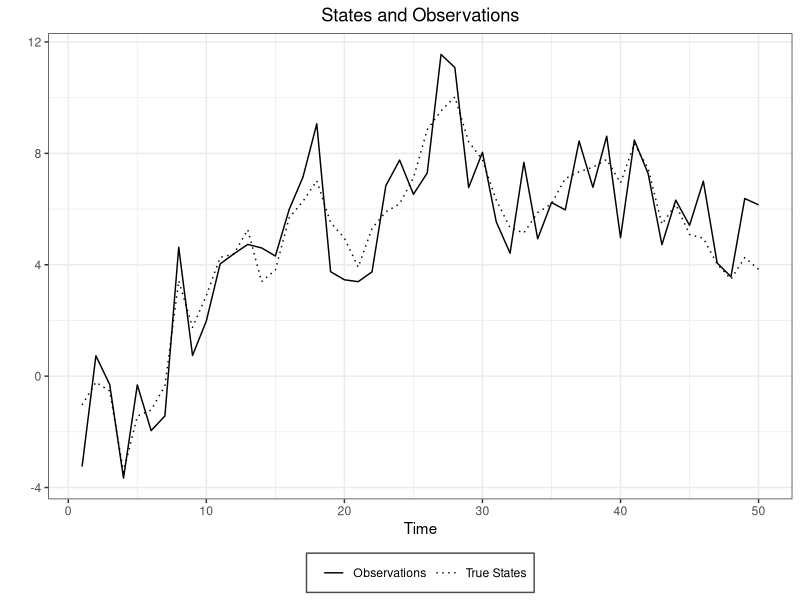
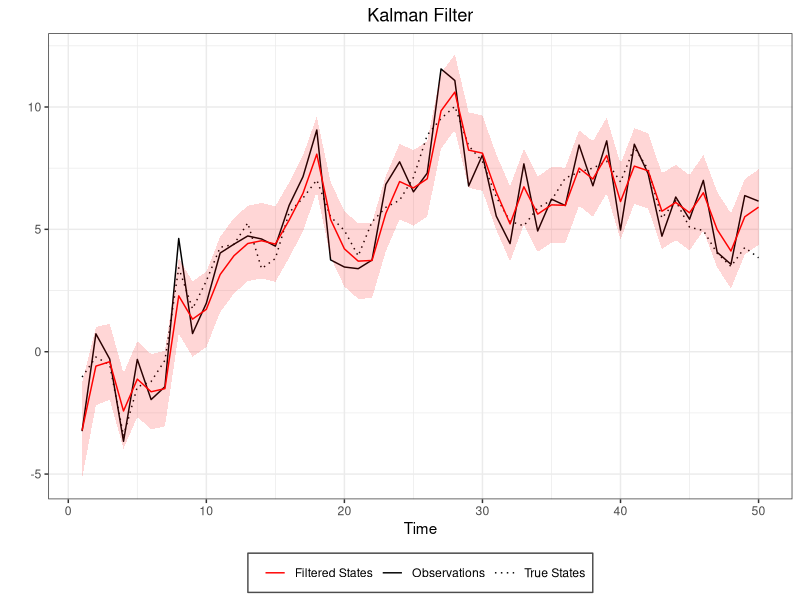
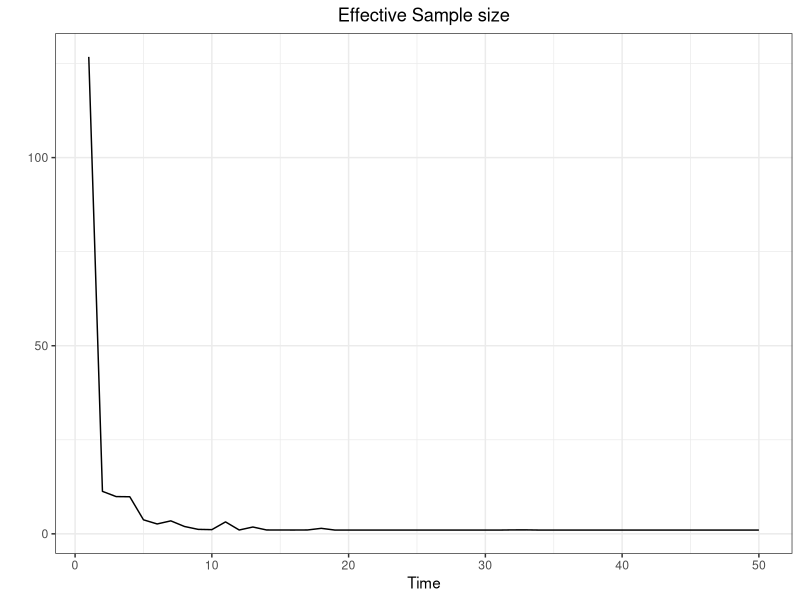
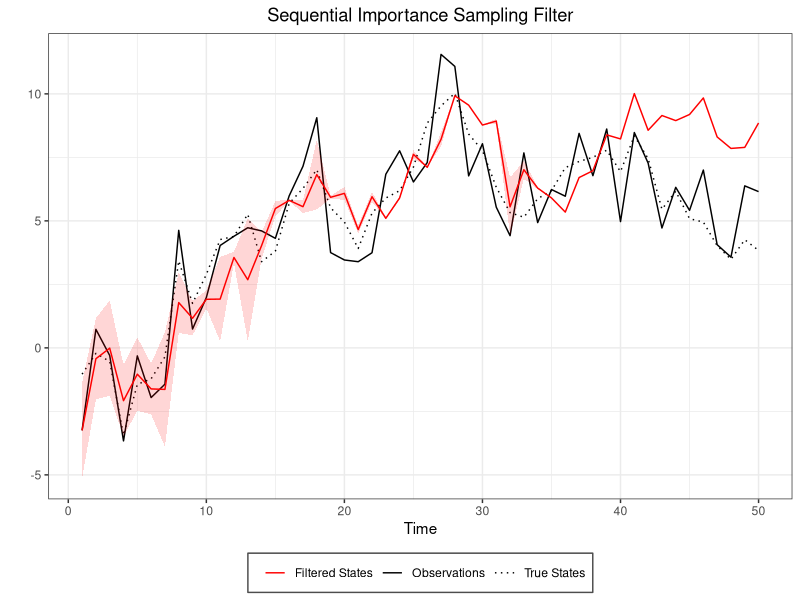
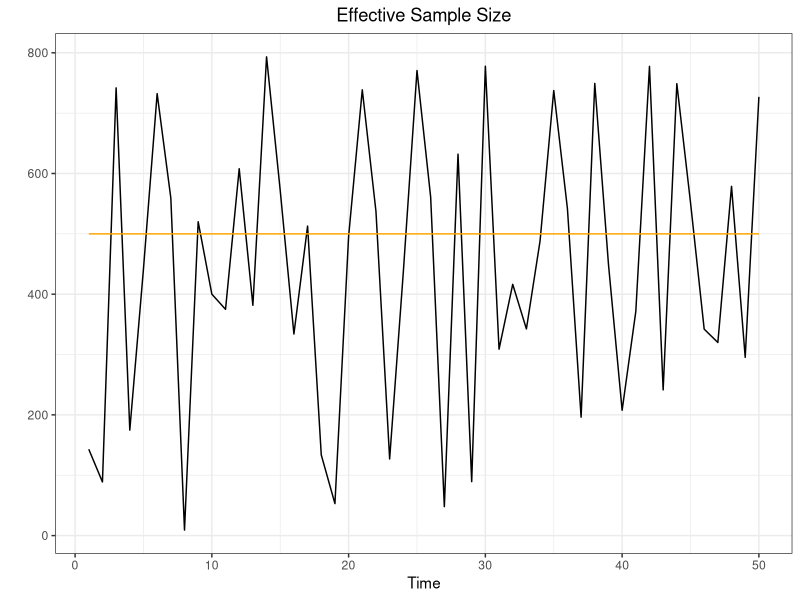
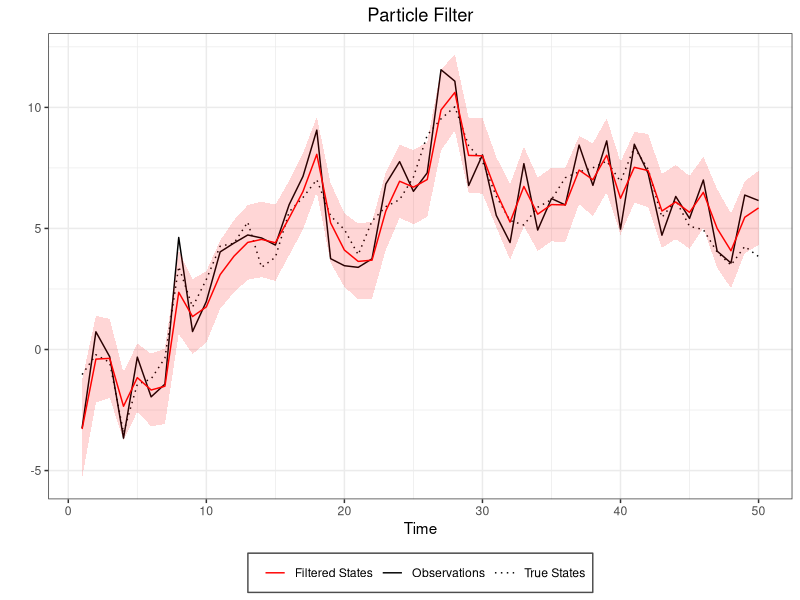
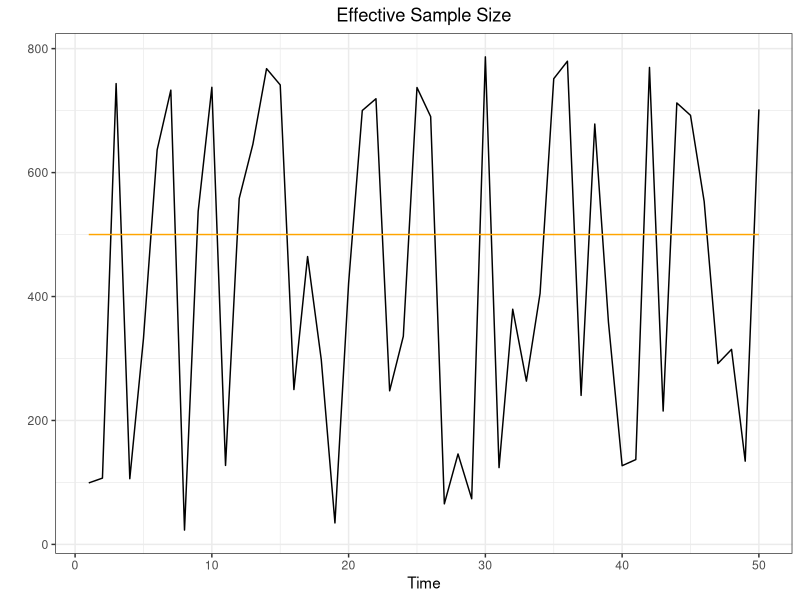
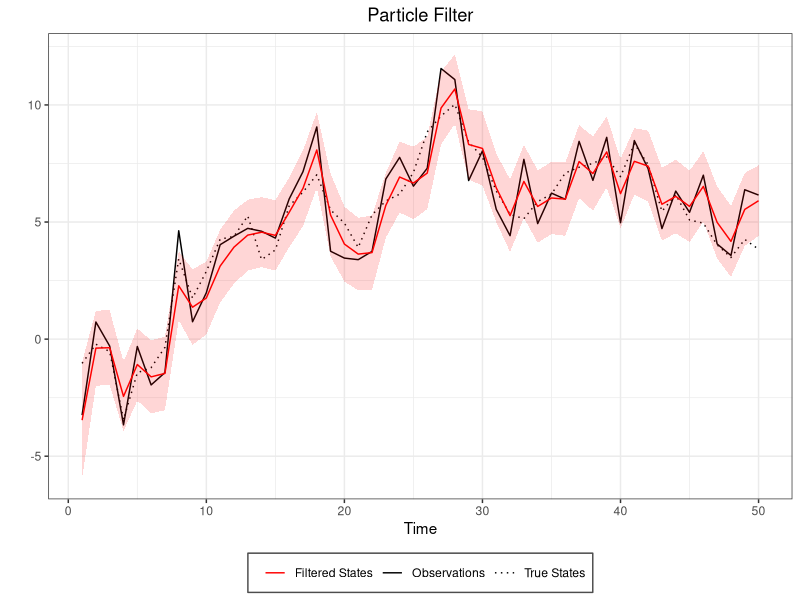

The R source for these figures, in order:
## ---- chunk 1
library(ggplot2)
q025=function(x){quantile(x,0.025)}
q975=function(x){quantile(x,0.975)}


set.seed(1991)
dlm.sim = function(n,sigma,tau,x0){
  x    = rep(0,n)  #state process
  y    = rep(0,n)  #obs process
  x[1] = rnorm(1,x0,tau)
  y[1] = rnorm(1,x[1],sigma)
  for (t in 2:n){
    x[t] = rnorm(1,x[t-1],tau)
    y[t] = rnorm(1,x[t],sigma)
  }
  return(list(x=x,y=y))
}

n=50
tau2=1
sigma2=1
sigma=sqrt(sigma2)
tau=sqrt(tau2)
x0=0

sim<-dlm.sim(n,sigma,tau,x0)
y<-sim$y
x<-sim$x

timeframe<-c(1:length(y))
df<-data.frame(timeframe,y,x)

ggplot(df,aes(x=timeframe))+
  geom_line(aes(y=y, linetype="Observations"))+
  geom_line(aes(y=x, linetype="True States"))+
  scale_linetype_manual(name="",
                      values=c("Observations" = 1,
                               "True States" = 3))+
  labs(x="Time",
       y="")+
  ggtitle("States and Observations")+
  theme_bw()+
  theme(legend.direction = "horizontal", legend.position = "bottom", legend.key = element_blank(), 
        legend.background = element_rect(fill = "white", colour = "gray30")) +
  theme(plot.title = element_text(hjust = 0.5))
## ---- chunk 2
DLM<-function(data,sig2,tau2,m0,C0){
  n  = length(data)
  m  = rep(0,n)
  C  = rep(0,n)
  for (t in 1:n){
    if (t==1){
      a = m0
      R = C0 + tau2
    }else{
      a = m[t-1]
      R = C[t-1] + tau2
    }
    A = R/(R+sig2)
    m[t] = (1-A)*a + A*y[t]
    C[t] = A*sig2
  }
  return(list(m=m,C=C))
}
## ---- chunk 3
#Kalman Filter
#-------------
m0=0
C0=100
filtval<-DLM(y,sigma2,tau2,m0,C0)
m<-filtval$m
C<-filtval$C
Low = m + qnorm(0.025)*sqrt(C)
Up = m + qnorm(0.975)*sqrt(C)

#Put everything in a data frate (for ggplot)
timeframe<-c(1:length(y))
DLM.df<-data.frame(timeframe,y,x,m,C,Low,Up)

#Plots (observetions in black and filtered states in red)
ggplot(DLM.df,aes(x=timeframe))+
  geom_line(aes(y=y, col="Observations", linetype="Observations"))+
  geom_line(aes(y=x, col="True States", linetype="True States"))+
  geom_line(aes(y=m, col="Filtered States", linetype="Filtered States"))+
  geom_ribbon(aes(ymin = Low, ymax = Up),
              fill="red",alpha=0.16) +
    scale_color_manual("",
                      values=c("Observations" = "black",
                               "True States" = "black",
                               "Filtered States"= "red"))+
  scale_linetype_manual("",
                      values=c("Observations" = 1,
                               "True States" = 3,
                               "Filtered States"=1))+
  labs(x="Time",
       y="")+
  ggtitle("Kalman Filter")+
  theme_bw()+
    theme(legend.direction = "horizontal", legend.position = "bottom", legend.key = element_blank(), 
        legend.background = element_rect(fill = "white", colour = "gray30")) +
  theme(plot.title = element_text(hjust = 0.5))
## ---- chunk 4
SISfun<-function(data,N,m0,C0,tau,sigma){
  xs<-NULL
  ws<-NULL
  ess<-NULL
  x  = rnorm(N,m0,sqrt(C0))
  w  = rep(1/N,N)
  for(t in 1:length(data)){
    x    = rnorm(N,x,tau)                   #sample from N(x_{t-1},tau)
    w    = w*dnorm(data[t],x,sigma)         #update weight
    xs = rbind(xs,x)
    ws = rbind(ws,w)
    
    wnorm= w/sum(w)                         #normalized weight
    ESS  = 1/sum(wnorm^2)                   #effective sample size
    
    ess =rbind(ess,ESS)
  }
  
  return(list(xs=xs,ws=ws,ess=ess))
}
## ---- chunk 5
N=1000
sis<-SISfun(y,N,m0,C0,tau,sigma)
sisxs<-sis$xs
sisws<-sis$ws
sisess<-sis$ess
sis.data<-data.frame(df,sisxs,sisws,sisess)

ggplot(sis.data,aes(x=timeframe))+
  geom_line(aes(y=sisess))+
    labs(x="Time",
       y="")+
  ggtitle("Effective Sample size")+
  theme_bw()+
  theme(plot.title = element_text(hjust = 0.5))
## ---- chunk 6
Filtervalues<-function(fun){
  xhat<-sapply(1:n,function(i)
    weighted.mean(fun$xs[i,],fun$ws[i,]))
  sdhat<-sapply(1:n,function(i)
    sqrt(weighted.mean((fun$xs[i,]-xhat[i])^2,fun$ws[i,])))
  
  return(list(mean=xhat,sd=sdhat))
  
}

Filtplot<-function(dataframe,fun,title){

Filt<-Filtervalues(fun)
mean<-Filt$mean
sd<-Filt$sd
dataframe<-data.frame(dataframe,mean,sd)
  
ggplot(dataframe,aes(x=timeframe))+
  geom_line(aes(y=y, col="Observations", linetype="Observations"))+
  geom_line(aes(y=x, col="True States", linetype="True States"))+
  geom_line(aes(y=mean, col="Filtered States", linetype="Filtered States"))+
  geom_ribbon(aes(ymin = mean-1.96*sd, ymax = mean+1.96*sd),
              fill="red",alpha=0.16) +
    scale_color_manual("",
                      values=c("Observations" = "black",
                               "True States" = "black",
                               "Filtered States"= "red"))+
  scale_linetype_manual("",
                      values=c("Observations" = 1,
                               "True States" = 3,
                               "Filtered States"=1))+
  labs(x="Time",
       y="")+
  ggtitle(title)+
  theme_bw()+
    theme(legend.direction = "horizontal", legend.position = "bottom", legend.key = element_blank(), 
        legend.background = element_rect(fill = "white", colour = "gray30")) +
  theme(plot.title = element_text(hjust = 0.5))
}

Filtplot(df,sis,title="Sequential Importance Sampling Filter")

## ---- chunk 7
PFfun<-function(data,N,m0,C0,tau,sigma){
  xs<-NULL
  ws<-NULL
  ess<-NULL
  x  = rnorm(N,m0,sqrt(C0))
  w  = rep(1/N,N)
   
  for(t in 1:length(data)){
    
    x<-rnorm(N,x,tau)
    w1<-w*dnorm(data[t],x,sigma)
    
    w = w1/sum(w1)
    ESS  = 1/sum(w^2)
    
    if(ESS<(N/2)){
      index<-sample(N,size=N,replace=T,prob=w)
      x<-x[index]
      w<-rep(1/N,N)
    }else{}
    
    xs = rbind(xs,x)
    ws = rbind(ws,w)
    ess =rbind(ess,ESS)
  }
  return(list(xs=xs,ws=ws,ess=ess))
}
## ---- chunk 8
N=1000

pf<-PFfun(y,N,m0,C0,tau,sigma)

ESSplot<-function(dataframe,fun,threshold){
if(missing(threshold)){threshold=T}else{}
xs<-fun$xs
ws<-fun$ws
ess<-fun$ess
dt<-data.frame(dataframe,xs,ws,ess)

ggplot(dt,aes(x=timeframe))+
  geom_line(aes(y=ess))+
  geom_line(aes(y=500),col="orange")+
  labs(x="Time",
       y="")+
  ggtitle("Effective Sample Size")+
  theme_bw()+
  theme(plot.title = element_text(hjust = 0.5))
}
ESSplot(df,pf)

## ---- chunk 9
Filtplot(df,pf,"Particle Filter")
## ---- chunk 10
GPFfun<-function(data,N,m0,C0,tau,sigma){
  xs<-NULL
  ws<-NULL
  ess<-NULL
  x  = rnorm(N,m0,sqrt(C0))
  w  = rep(1/N,N)
  
  for(t in 1:length(data)){
    
    xprev<-x
    x<-rnorm(N,x,tau)
    w1<-w*dnorm(data[t],x,sigma)*dnorm(x,xprev,tau)*I(x>0)/dnorm(x,xprev,tau)
    
    w = w1/sum(w1)
    ESS  = 1/sum(w^2)
    
    if(ESS<(N/2)){
      index<-sample(N,size=N,replace=T,prob=w)
      x<-x[index]
      w<-rep(1/N,N)
    }else{}
    
    xs = rbind(xs,x)
    ws = rbind(ws,w)
    ess =rbind(ess,ESS)
  }
  return(list(xs=xs,ws=ws,ess=ess))
}
## ---- chunk 11
APFfun<-function(data,N,m0,C0,tau,sigma){
  xs<-NULL
  ws<-NULL
  ess<-NULL
  x  = rnorm(N,m0,sqrt(C0))
  w  = rep(1/N,N)
  
  for(t in 1:length(data)){
    
    weight = w*dnorm(data[t],x,sigma)
    k   = sample(1:N,size=N,replace=TRUE,prob=weight)
    x1   = rnorm(N,x[k],tau)
    lw  = dnorm(data[t],x1,sigma,log=TRUE)-dnorm(data[t],x[k],sigma,log=TRUE)
    w   = exp(lw)
    w   = w/sum(w)
    ESS  = 1/sum(w^2)
    
    if(ESS<(N/2)){
      index<-sample(N,size=N,replace=T,prob=w)
      x1<-x1[index]
      w<-rep(1/N,N)
    }else{}
    
    x <- x1
    xs = rbind(xs,x)
    ws = rbind(ws,w)
    ess =rbind(ess,ESS)
    
  }
  return(list(xs=xs,ws=ws,ess=ess))
}
## ---- chunk 12
apf<-APFfun(y,N,m0,C0,tau,sigma)
ESSplot(df,apf)
## ---- chunk 13
Filtplot(df,apf,"Particle Filter")
## ---- chunk 14
LWfun<-function(data,N,m0,C0,alphav,betav,alphaw,betaw,delta,unif){
  
  xs     = rnorm(N,m0,sqrt(C0))
  if(unif==T){
  pars   = cbind(runif(N,0,10),runif(N,0,10))}else{}
  pars   = cbind(rgamma(N,shape=alphav,scale=betav),rgamma(N,shape=alphaw,scale=betaw))
  a      = (3*delta-1)/(2*delta)
  h2     = 1-a^2
  parss  = array(0,c(N,2,n))
  xss    = NULL
  ws     = NULL
  ess    = NULL
  w      = rep(1/N,N)
  for (t in 1:length(data)){
    meanV = weighted.mean(pars[,1],w)
    varV  = weighted.mean((pars[,1]-meanV)^2,w)
    meanW = weighted.mean(pars[,2],w)
    varW  = weighted.mean((pars[,2]-meanW)^2,w)
    
    muV = a*pars[,1]+(1-a)*meanV
    sigma2V = (1-a^2)*varV
    alphaV = muV^2/sigma2V
    betaV = muV/sigma2V
    
    muW = a*pars[,1]+(1-a)*meanW
    sigma2W = (1-a^2)*varW
    alphaW = muW^2/sigma2W
    betaW = muW/sigma2W
    
    weight      = w*dnorm(data[t],xs,sqrt(muV))
    k           = sample(1:N,size=N,replace=T,prob=weight)
    
    pars[,1]<-rgamma(N,shape=alphaV[k],rate=betaV[k])
    pars[,2]<-rgamma(N,shape=alphaW[k],rate=betaW[k])
    
    xsprevious<-xs[k]
    xs = rnorm(N,xs[k],sqrt(pars[,2]))
    
    w           = exp(dnorm( data[t],xs,sqrt(pars[,1]),log=T)-
                        dnorm( data[t],xsprevious,sqrt(muV[k]),log=T))
    w           = w/sum(w)
    ESS         = 1/sum(w^2)
    
    if(ESS<(N/2)){
      index<-sample(N,size=N,replace=T,prob=w)
      xs<-xs[index]
      pars<-pars[index,]
      w<-rep(1/N,N)
    }else{
      xs<-xs
      pars<-pars
    }
    
    
    xss         = rbind(xss,xs)
    parss[,,t]  = pars 
    ws          = rbind(ws,w)
    ess         = rbind(ess,ESS)
  }
  return(list(xss=xss,parss=parss,ws=ws,ess=ess))
}
## ---- chunk 15
delta=0.7
lwf<-LWfun(y,N,m0,C0,1,1,1,1,delta,unif=T)
ESSplot(df,lwf)
## ---- chunk 16
Filtplot(df,lwf,"Liu and West Filter")
